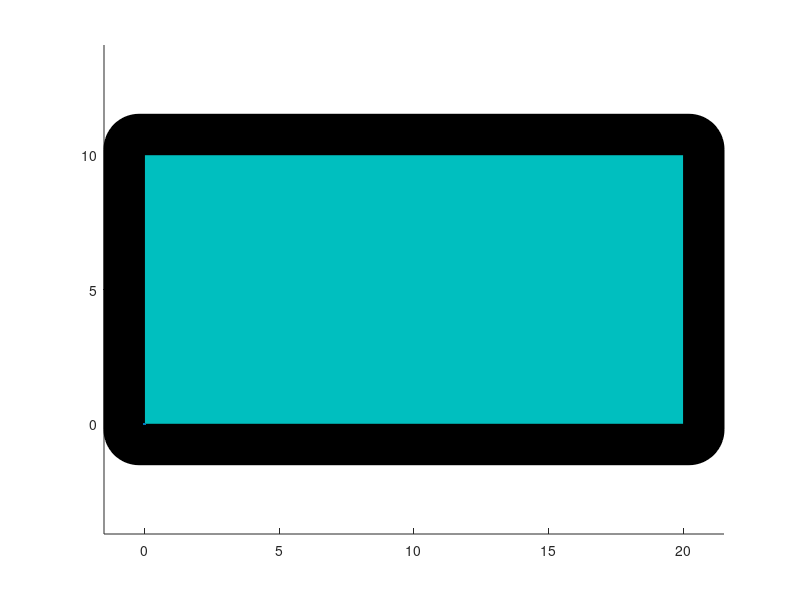

This chart was generated by the following MATLAB code: (Note: this script raises an error after producing the figure.)
% Kelvin Li
% Simple 2D ball collision simulation inside a box without any pool setup

function Collision_box()
    function plot_table()
        rectangle('Position',[-margin, -margin, (y_length + margin) * 2, y_length + margin * 2], 'FaceColor',[0 0 0], 'Curvature', 0.2);
        rectangle('Position',[0, 0, y_length * 2, y_length], 'FaceColor',[0 0.75 0.75]);
        drawnow
        hold on
    end

    function add_ball_plot(id)
        th = linspace(0, 2*pi * (circle_sides - 1) / circle_sides, circle_sides);
        ball_plot_x(:, id) = (ball_r * cos(th) + pos_array(id, 1))';
        ball_plot_y(:, id) = (ball_r * sin(th) + pos_array(id, 2))';
    end

    function pos = get_mouse_pos()
        pos = get(gca, 'CurrentPoint');
        pos = pos(1, 1:2);
    end

    function OnMouseDown(~, ~)
        if sum(MotionTracker) == 0
            pos = get_mouse_pos();
            if (norm(pos - pos_array(1, :)) <= ball_r)
                isDragging = true;
            end
        end
    end

    function OnMouseUp(~, ~)
        if isDragging
            delete(past_line)
            isDragging = false;
            MotionTracker(1) = 1;
            CollisionManager([1]);
        end
    end

    function OnMouseMove (~, ~)
        if isDragging
            mouse_pos = get_mouse_pos();

            v = (mouse_pos - pos_array(1, :));
            v_array(1, :) = -1 * v / norm(v);

            coef = min(max_drag, norm(v)) / max_drag;

            speed_array(1) = max_speed * coef;
            color = (1 - coef) * (([255, 204, 207] / 255) - [1 0 0]) + [1 0 0];

            delete(past_line)
            drag_pos = pos_array(1, :) + (v / norm(v)) * min(max_drag, norm(v));
            past_line = plot([pos_array(1, 1) drag_pos(1)], [pos_array(1, 2) drag_pos(2)], "Color", color, 'LineWidth',2);
            hold on
        end
    end

    function OnFigureClose(~, ~)
        isRunning = false;
        delete(f)
    end

    function CollisionManager(update_array)
        test_ids = 1: ball_count;
        next_update_array = [];

        for update_id = update_array
            test_ids = test_ids(test_ids ~= update_id);

            [now_dists, now_times] = ball_collision_detection(update_id, test_ids, pos_array, v_array, speed_array, acc, ball_r, walls, true);
            [sort_time, sort_id] = sort(now_times);

            flag = 0;
            if ~isnan(sort_time(1))
                for count = 1: ball_count
                    ball_id = sort_id(count);
                    if ~isnan(now_times(ball_id)) && (sort_time(count) < time_array(ball_id) || isnan(time_array(ball_id)))
                        dist_array(update_id) = now_dists(ball_id, 1);
                        dist_array(ball_id) = now_dists(ball_id, 2);

                        time_array(update_id) = now_times(ball_id);
                        time_array(ball_id) = now_times(ball_id);

                        normal = (pos_array(update_id, :) + dist_array(update_id) * v_array(update_id, :)) ...
                                    - (pos_array(ball_id, :) + dist_array(ball_id) * v_array(ball_id, :));
                        normal = normal / norm(normal);

                        [v1, s1, v2, s2] = ball_collision(v_array(update_id, :), speed_array(update_id, :) - acc * time_array(update_id), ...
                                                            v_array(ball_id, :), speed_array(ball_id, :) - acc * time_array(ball_id), normal, ...
                                                            restitute_coef, tangent_coef);
                        v_next_array(update_id, :) = v1;
                        v_next_array(ball_id, :) = v2;

                        speed_next_array(update_id) = s1;
                        speed_next_array(ball_id) = s2;

                        if collision_ball_array(ball_id) ~= 0
                            next_update_id = collision_ball_array(ball_id);
                            if sum(update_array == next_update_id) == 0
                                time_array(next_update_id) = nan;
                                v_next_array(next_update_id, :) = [0, 0];
                                speed_next_array(next_update_id) = 0;
    
                                next_update_array = [next_update_array, next_update_id];
                            end
                        end

                        collision_ball_array(update_id) = ball_id;
                        collision_ball_array(ball_id) = update_id;

                        if s1 > 0
                            MotionTracker(update_id) = 1;
                        end
                        if s2 > 0
                            MotionTracker(ball_id) = 1;
                        end

                        flag = 1;
                        break
                    end
                end
            end

            if flag == 0
                collision_ball_array(update_id) = 0;
                if speed_array(update_id) > 0
                    [wall_id, d] = wall_collision_detection(pos_array(update_id, :), v_array(update_id, :), ball_r, walls);
    
                    c = [-acc/2, speed_array(update_id), -d];
                    
                    ts = roots(c);
                
                    t = nan;
                    for test_t = ts'
                        if (test_t >= 0 && test_t == real(test_t)) && (isnan(t) || test_t < t)
                            t = test_t;
                        end
                    end
    
                    if isnan(t)
                        t = speed_array(update_id) / acc;
                        dist_array(update_id) = d;
                        time_array(update_id) = t;
    
                        v_next_array(update_id, :) = [0, 0];
                        speed_next_array(update_id) = 0;
                    else
                        dist_array(update_id) = d;
                        time_array(update_id) = t;
        
                        if mod(wall_id, 2) == 1
                            normal = [1 0];
                        else
                            normal = [0 1];
                        end
 
                        collision_speed = speed_array(update_id) - acc * t;
                        [v_next_array(update_id, :), speed_next_array(update_id)] = wall_collision(v_array(update_id, :), collision_speed, normal, restitute_coef, tangent_coef);
                    end
                end
            end
        end
        if ~isempty(next_update_array)
            CollisionManager(next_update_array)
        end
    end

    function update_balls(t)
        update_record = zeros(ball_count, 1);
        for id = 1: ball_count
            if time_array(id) >= 0
                if time_array(id) > t || ((speed_next_array(id) == 0) && (speed_array(id) <= acc * t + 1e-20))
                    if speed_array(id) ~= 0
                        if speed_array(id) > acc * t + 1e-20
                            now_d = calc_d(speed_array(id), acc, t);
                            speed_array(id) = speed_array(id) - acc * t;
                            time_array(id) = time_array(id) - t;
                        else
                            now_d = speed_array(id) ^ 2 / (2 * acc);
                            time_array(id) = nan;
                            speed_array(id) = 0;
                            MotionTracker(id) = 0;
    
                            update_record(id) = 1;
                        end
    
                        pos_array(id, :) = pos_array(id, :) + v_array(id, :) * now_d;
                    else
                        time_array(id) = time_array(id) - t;
                    end
                else

                    now_d_before = calc_d(speed_array(id), acc, time_array(id));
                    now_d_after = calc_d(speed_next_array(id), acc, t - time_array(id));
    
                    pos_array(id, :) = pos_array(id, :) + v_array(id, :) * now_d_before + v_next_array(id, :) * now_d_after;

                    v_array(id, :) = v_next_array(id, :);
                    speed_array(id) = speed_next_array(id) - acc * (t - time_array(id));

                    update_record(id) = 1;
                end

                % In some weird situations (probably due to the precision
                % of computer calculation), the program will not realize
                % that the ball will stop. We need the following "if" to
                % double check
                if speed_array(id) == 0 && speed_next_array(id) == 0
                    time_array(id) = nan;
                    MotionTracker(id) = 0;

                    update_record(id) = 1;
                end
            end
        end
        if sum(update_record) > 0
            update_array = [1: ball_count];
            update_array = update_array(update_record == 1);
            CollisionManager(update_array);
        end
    end


    % Settings
    y_length = 10;
    margin = 1.5;
    circle_sides = 16;

    ball_rows = 5;
    ball_count = 1 + sum(1: ball_rows);

    ball_r = 0.4;
    ball_margin = 0.1 * ball_r;

    ball_tri_pos = [0.75 * y_length, 0.5 * y_length];

    acc = 12;
    time_step = 0.025;
    max_speed = 48;
    max_drag = y_length / 2;

    restitute_coef = 0.8;
    tangent_coef = 0.8;

    walls = [2 * y_length, y_length, 0, 0];

    % Setting up pool table
    f = figure(1);

    plot_table();
    axis equal

    hold on

    % Setting up balls
    pos_array = zeros(ball_count, 2);
    v_array = zeros(ball_count, 2);
    speed_array = zeros(ball_count, 1);
    v_next_array = zeros(ball_count, 2);
    speed_next_array = zeros(ball_count, 1);
    
    dist_array = zeros(ball_count, 1);
    time_array = nan(ball_count, 1);

    collision_ball_array = zeros(ball_count, 1);

    pos_array(1, :) = [1.5 * y_length, 0.5 * y_length];

    id = 1;
    for ii = 0: ball_rows
        x = - sqrt(3) * (2 * ii * ball_r + ii * ball_margin) / 2;
        y_base = - (2 * ii * ball_r + ii * ball_margin) / 2;
        for jj = 0: ii
            id = id + 1;
            y = y_base + jj * (2 * ball_r + ball_margin);
            pos_array(id, :) = [x, y] + ball_tri_pos;
        end
    end

    % Setting Callbacks
    isDragging = false;
    isRunning = true;

    MotionTracker = zeros(ball_count, 1);

    past_line = plot(0, 0);

    set(f, 'WindowButtonDownFcn', @OnMouseDown)
    set(f, 'WindowButtonUpFcn', @OnMouseUp)
    set(f, 'WindowButtonMotionFcn', @OnMouseMove);
    set(f, 'CloseRequestFcn', @OnFigureClose);

    ball_plot_x = zeros(16, ball_count);
    ball_plot_y = zeros(16, ball_count);

    color_array = zeros(ball_count, 3);
    color_array(1, :) = [1 1 1];

    for ii = 2: ball_count
        color_array(ii, :) = [1 0 0];
    end
%     color_array(6, :) = [0 0 0];

    color_array = reshape(color_array, [ball_count, 1, 3]);

    for id = 1: ball_count
        add_ball_plot(id);
    end

    % Plotting takes much more time than calculating the path. Plotting
    % using "rectangle" would result in bad animation quality
    % Through experiment, I found that this is the quickest way to draw "circles"
    ball_patch = patch(ball_plot_x, ball_plot_y, color_array, 'EdgeColor', "none");

    disp("Ready to go!")

    while isRunning
        tic;
        if sum(MotionTracker) ~= 0
            time_left = time_step;
            while min(time_array) < time_left
                [min_time, ~] = min(time_array);
                update_balls(min_time);

                time_left = time_left - min_time;
            end

            update_balls(time_left);

            for id = 1: ball_count
                add_ball_plot(id);
            end

            delete(ball_patch)
            ball_patch = patch(ball_plot_x, ball_plot_y, color_array, 'EdgeColor', "none");
        end


        if sum(speed_array) <= 1e-5
            MotionTracker = zeros(ball_count, 1);
        end

        elapsed = toc;
        title(elapsed)

        pause(time_step - elapsed)
    end
end


function d = calc_d(s, a, t)
    d = s * t - a * t^2 / 2;
end